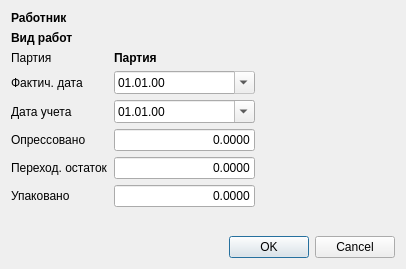
<?xml version="1.0" encoding="UTF-8"?>
<ui version="4.0">
 <class>DialogSplit</class>
 <widget class="QDialog" name="DialogSplit">
  <property name="geometry">
   <rect>
    <x>0</x>
    <y>0</y>
    <width>406</width>
    <height>269</height>
   </rect>
  </property>
  <property name="windowTitle">
   <string>Переходящий остаток</string>
  </property>
  <layout class="QVBoxLayout" name="verticalLayout">
   <item>
    <widget class="QLabel" name="labelRab">
     <property name="font">
      <font>
       <weight>75</weight>
       <bold>true</bold>
      </font>
     </property>
     <property name="text">
      <string>Работник</string>
     </property>
    </widget>
   </item>
   <item>
    <widget class="QLabel" name="labelJob">
     <property name="font">
      <font>
       <weight>75</weight>
       <bold>true</bold>
      </font>
     </property>
     <property name="text">
      <string>Вид работ</string>
     </property>
    </widget>
   </item>
   <item>
    <layout class="QGridLayout" name="gridLayout">
     <item row="1" column="1">
      <widget class="QDateEdit" name="dateEditFact">
       <property name="readOnly">
        <bool>true</bool>
       </property>
       <property name="displayFormat">
        <string>dd.MM.yy</string>
       </property>
       <property name="calendarPopup">
        <bool>true</bool>
       </property>
      </widget>
     </item>
     <item row="2" column="1">
      <widget class="QDateEdit" name="dateEdit">
       <property name="displayFormat">
        <string>dd.MM.yy</string>
       </property>
       <property name="calendarPopup">
        <bool>true</bool>
       </property>
      </widget>
     </item>
     <item row="3" column="0">
      <widget class="QLabel" name="label_5">
       <property name="text">
        <string>Опрессовано</string>
       </property>
      </widget>
     </item>
     <item row="4" column="0">
      <widget class="QLabel" name="label_6">
       <property name="text">
        <string>Переход. остаток</string>
       </property>
      </widget>
     </item>
     <item row="5" column="1">
      <widget class="DoubleLineEdit" name="lineEditPack">
       <property name="text">
        <string>0.0000</string>
       </property>
       <property name="alignment">
        <set>Qt::AlignRight|Qt::AlignTrailing|Qt::AlignVCenter</set>
       </property>
      </widget>
     </item>
     <item row="4" column="1">
      <widget class="DoubleLineEdit" name="lineEditOst">
       <property name="text">
        <string>0.0000</string>
       </property>
       <property name="alignment">
        <set>Qt::AlignRight|Qt::AlignTrailing|Qt::AlignVCenter</set>
       </property>
      </widget>
     </item>
     <item row="5" column="0">
      <widget class="QLabel" name="label_7">
       <property name="text">
        <string>Упаковано</string>
       </property>
      </widget>
     </item>
     <item row="2" column="0">
      <widget class="QLabel" name="label_4">
       <property name="text">
        <string>Дата учета</string>
       </property>
      </widget>
     </item>
     <item row="1" column="0">
      <widget class="QLabel" name="label_3">
       <property name="text">
        <string>Фактич. дата</string>
       </property>
      </widget>
     </item>
     <item row="3" column="1">
      <widget class="DoubleLineEdit" name="lineEditPress">
       <property name="text">
        <string>0.0000</string>
       </property>
       <property name="alignment">
        <set>Qt::AlignRight|Qt::AlignTrailing|Qt::AlignVCenter</set>
       </property>
       <property name="readOnly">
        <bool>true</bool>
       </property>
      </widget>
     </item>
     <item row="3" column="2">
      <spacer name="horizontalSpacer">
       <property name="orientation">
        <enum>Qt::Horizontal</enum>
       </property>
       <property name="sizeHint" stdset="0">
        <size>
         <width>40</width>
         <height>20</height>
        </size>
       </property>
      </spacer>
     </item>
     <item row="0" column="0">
      <widget class="QLabel" name="label">
       <property name="text">
        <string>Партия</string>
       </property>
      </widget>
     </item>
     <item row="0" column="1">
      <widget class="QLabel" name="labelPart">
       <property name="font">
        <font>
         <weight>75</weight>
         <bold>true</bold>
        </font>
       </property>
       <property name="text">
        <string>Партия</string>
       </property>
      </widget>
     </item>
    </layout>
   </item>
   <item>
    <spacer name="verticalSpacer">
     <property name="orientation">
      <enum>Qt::Vertical</enum>
     </property>
     <property name="sizeHint" stdset="0">
      <size>
       <width>20</width>
       <height>40</height>
      </size>
     </property>
    </spacer>
   </item>
   <item>
    <widget class="QDialogButtonBox" name="buttonBox">
     <property name="orientation">
      <enum>Qt::Horizontal</enum>
     </property>
     <property name="standardButtons">
      <set>QDialogButtonBox::Cancel|QDialogButtonBox::Ok</set>
     </property>
    </widget>
   </item>
  </layout>
 </widget>
 <customwidgets>
  <customwidget>
   <class>DoubleLineEdit</class>
   <extends>QLineEdit</extends>
   <header>doublelineedit.h</header>
  </customwidget>
 </customwidgets>
 <resources/>
 <connections>
  <connection>
   <sender>buttonBox</sender>
   <signal>accepted()</signal>
   <receiver>DialogSplit</receiver>
   <slot>accept()</slot>
   <hints>
    <hint type="sourcelabel">
     <x>248</x>
     <y>254</y>
    </hint>
    <hint type="destinationlabel">
     <x>157</x>
     <y>274</y>
    </hint>
   </hints>
  </connection>
  <connection>
   <sender>buttonBox</sender>
   <signal>rejected()</signal>
   <receiver>DialogSplit</receiver>
   <slot>reject()</slot>
   <hints>
    <hint type="sourcelabel">
     <x>316</x>
     <y>260</y>
    </hint>
    <hint type="destinationlabel">
     <x>286</x>
     <y>274</y>
    </hint>
   </hints>
  </connection>
 </connections>
</ui>
